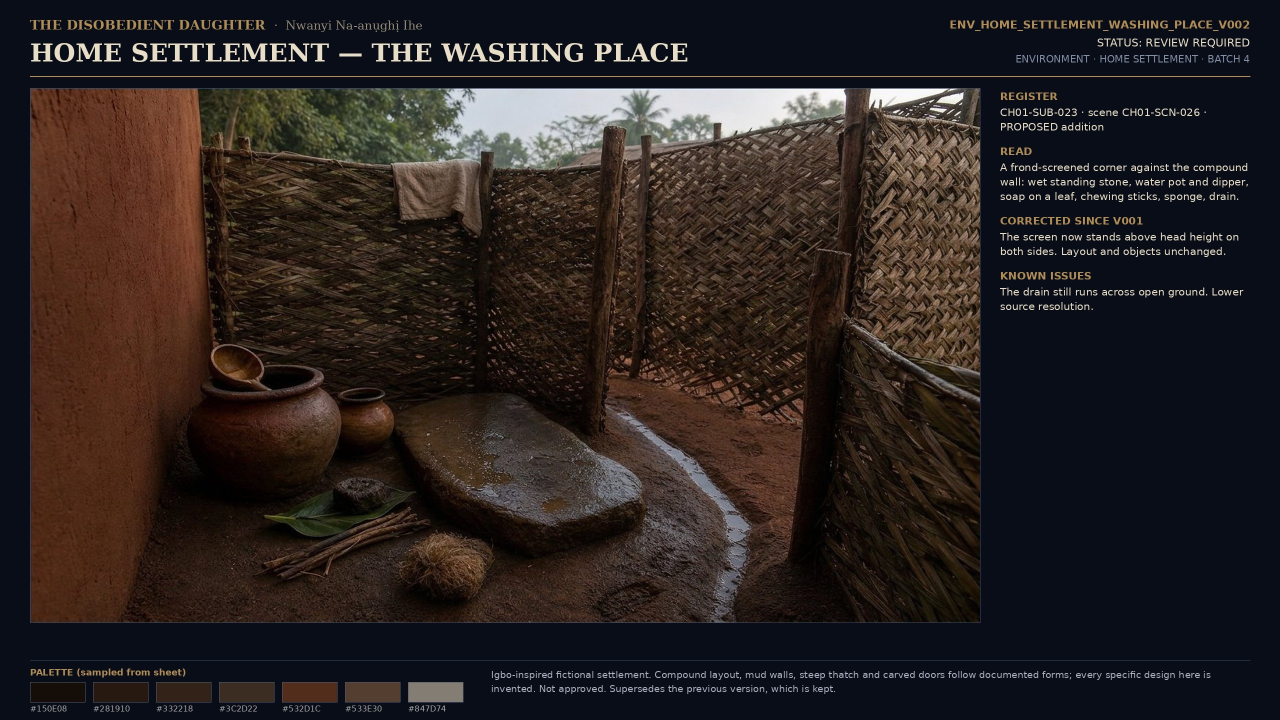
#> input picture STAGING_B1_2026-11-17/masters/ENV_HOME_SETTLEMENT_WASHING_PLACE_V002.jpg, 2560 x 1440 px, found by its file name (shown at 1/2 size)
$ python board_wash5.py
#> lines starting #> are read from the running program, lines starting #| are printed output that depends on the picture
from PIL import Image, ImageDraw, ImageFont
F=lambda s: ImageFont.truetype('/usr/share/fonts/truetype/dejavu/DejaVuSans.ttf', s)
FB=lambda s: ImageFont.truetype('/usr/share/fonts/truetype/dejavu/DejaVuSans-Bold.ttf', s)
BASE=(13,17,23); WH=(240,242,246); TAN=(200,170,110); GR=(170,180,192)
V2=Image.open('masters/ENV_HOME_SETTLEMENT_WASHING_PLACE_V002.jpg').convert('RGB')
#> V2 is the input picture: PIL image 2560x1440 RGB; mean R, G, B 42.7, 35.1, 33.6
V5=Image.open('final/CAND_VR-010_WASHING_PLACE_V005_2560x1440.png').convert('RGB')
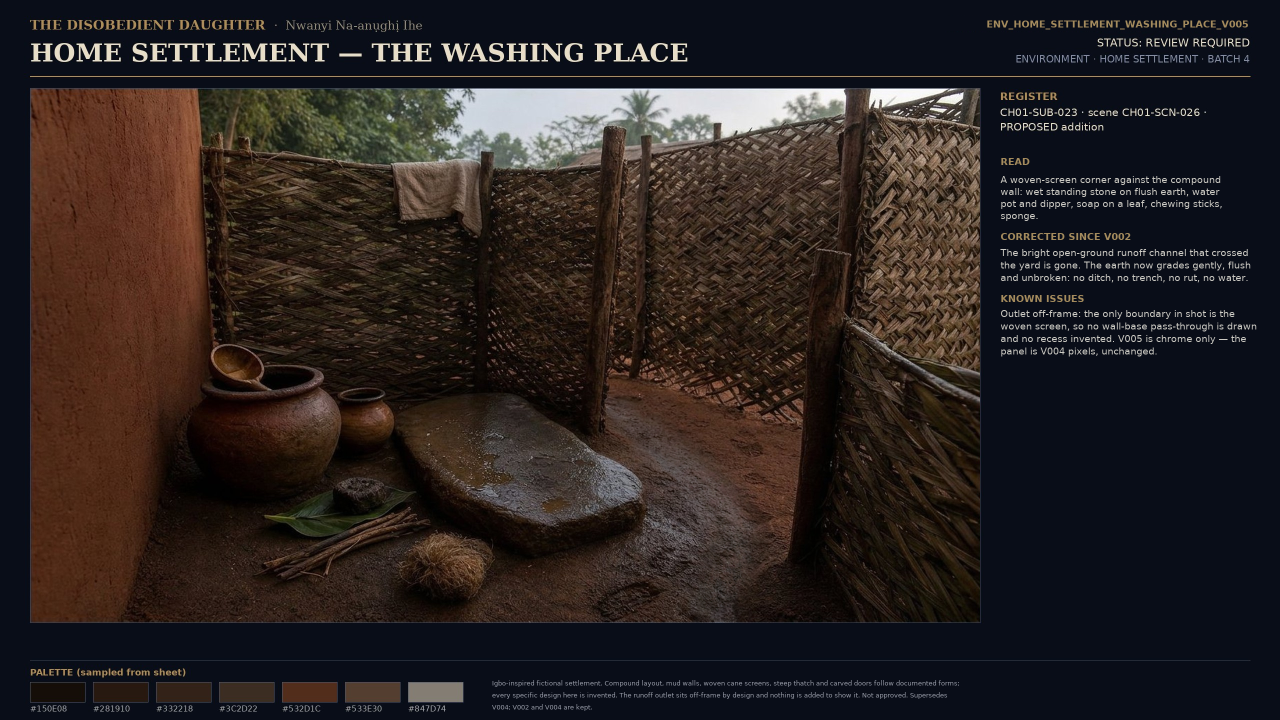
#> input picture STAGING_B1_2026-11-17/final/CAND_VR-010_WASHING_PLACE_V005_2560x1440.png, 2560 x 1440 px, found by its file name (shown at 1/2 size)
#> V5 is the input picture: PIL image 2560x1440 RGB; mean R, G, B 42.5, 34.9, 33.5
W=2200
c=Image.new('RGB',(W,1700),BASE); d=ImageDraw.Draw(c)
def wrap(txt,f,width):
    lines=[];cur=""
    for wd in txt.split():
        t=(cur+" "+wd).strip()
        if d.textlength(t,font=f)<=width: cur=t
        else: lines.append(cur); cur=wd
    lines.append(cur); return lines

d.text((22,14),"WASHING PLACE  \u00b7  HOME SETTLEMENT  \u00b7  V002 base  \u2192  V005 CANDIDATE",font=FB(21),fill=WH)
d.text((22,46),"Answers CD ruling on V004: chrome only. Artwork is V004 pixels, unchanged \u2014 no drain, no wall opening, no recess, no new architecture, camera unmoved.",font=F(15),fill=GR)

tw=1060; th=int(tw*1440/2560); y0=84
for i,(im,lab) in enumerate([(V2,"BASE V002 (source, untouched) \u2014 runoff channel present"),
                             (V5,"CANDIDATE V005 \u2014 flush grade, off-frame outlet")]):
    x=22+i*(tw+38); c.paste(im.resize((tw,th),Image.LANCZOS),(x,y0))
    d.rectangle([x-1,y0-1,x+tw,y0+th],outline=(92,100,116))
    d.text((x,y0+th+9),lab,font=FB(15),fill=WH)
#> this loop made 2 passes
#> x on passes 1 to 2: 22, 1120
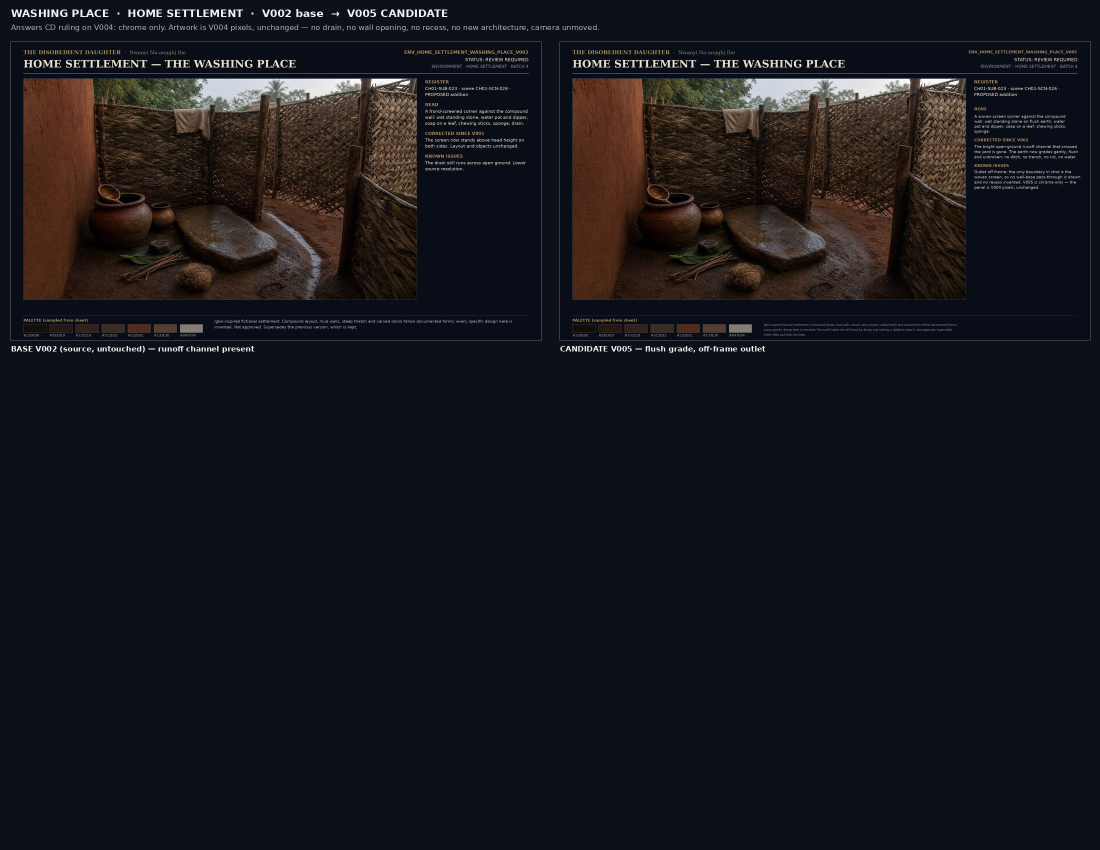
#> c: PIL image 2200x1700 RGB (shown at 1/2 size); mean R, G, B 23.8, 23.9, 27.4

P2=(60,152); y1=y0+th+44
crops=[(V2,"BASE V002 \u2014 runoff channel",(1150,560,1560,1030)),
       (V5,"V005 \u2014 same ground, flush",(1150,560,1560,1030)),
       (V5,"V005 \u2014 slab, pots, dipper, soap",(240,560,760,1030)),
       (V5,"V005 \u2014 woven screen, no wall opening",(1180,150,1720,560))]
x=22; hmax=0
for im,lab,(cx0,cy0,cx1,cy1) in crops:
    sub=im.crop((P2[0]+cx0,P2[1]+cy0,P2[0]+cx1,P2[1]+cy1))
    w2,h2=500,int(500*sub.size[1]/sub.size[0]); h2=min(h2,330)
    w2=int(h2*sub.size[0]/sub.size[1])
    c.paste(sub.resize((w2,h2),Image.LANCZOS),(x,y1+22))
    d.rectangle([x-1,y1+21,x+w2,y1+22+h2],outline=(80,90,105))
    d.text((x,y1+8),lab,font=FB(14),fill=TAN)
    x+=w2+22; hmax=max(hmax,h2)
#> this loop made 4 passes
#> (lab, cx0, cy0, cx1, cy1, x) on passes 1 to 4: ('BASE V002 — runoff channel', 1150, 560, 1560, 1030, 331), ('V005 — same ground, flush', 1150, 560, 1560, 1030, 640), ('V005 — slab, pots, dipper, soap', 240, 560, 760, 1030, 1027), ('V005 — woven screen, no wall opening', 1180, 150, 1720, 560, 1483)
#> pass 1, `sub=im.crop((P2[0]+cx0,P2[1]+cy0,P2[0]+cx1,P2[1]+cy1))`:
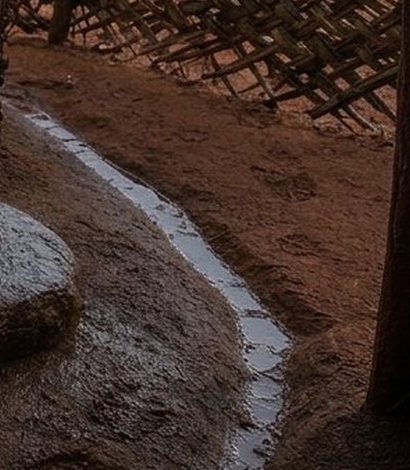
#> sub: PIL image 410x470 RGB; mean R, G, B 67.3, 49.8, 42.9
#> pass 3, `sub=im.crop((P2[0]+cx0,P2[1]+cy0,P2[0]+cx1,P2[1]+cy1))`:
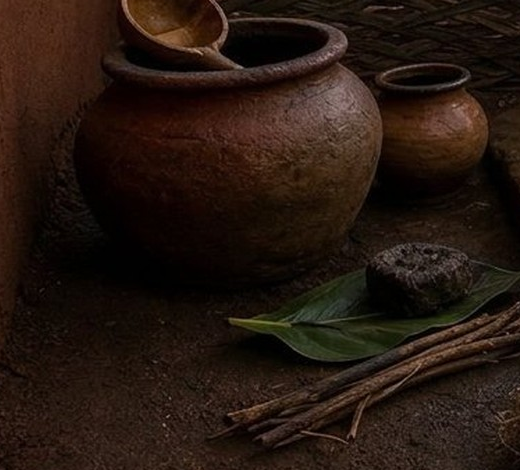
#> sub: PIL image 520x470 RGB; mean R, G, B 37.6, 23.9, 16
#> after the loop:
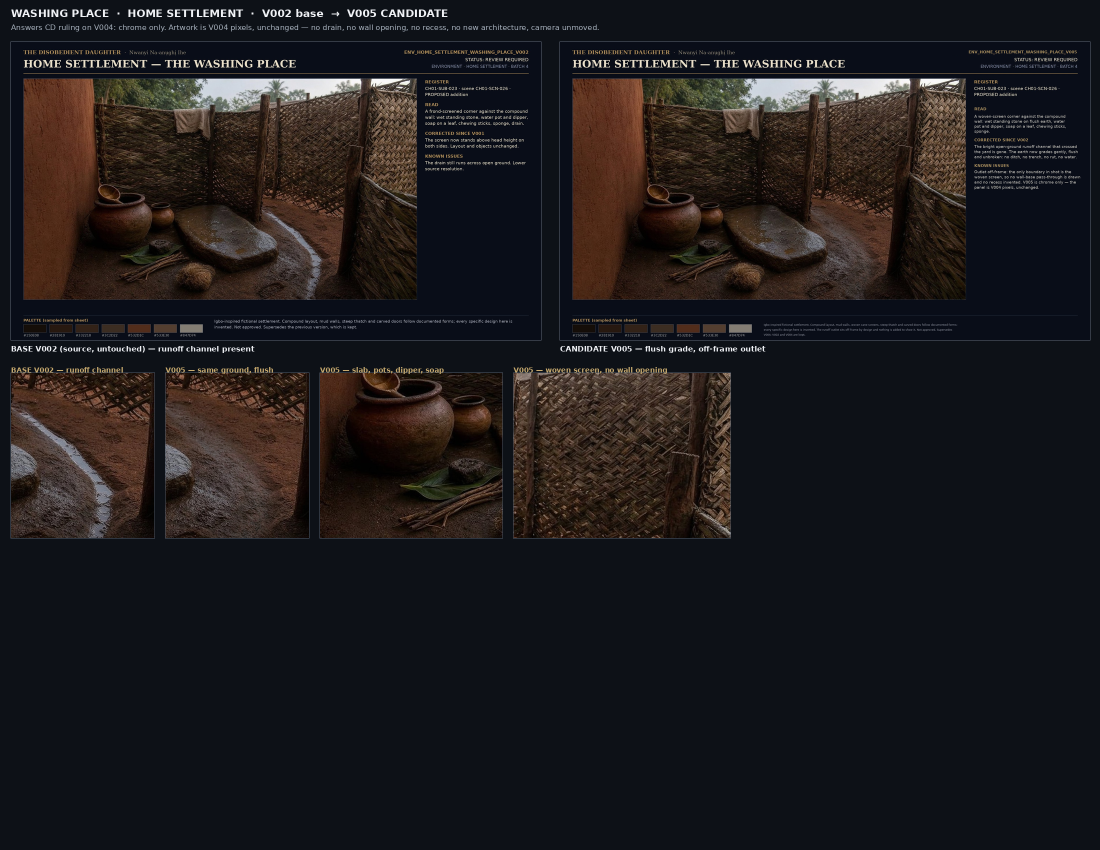
#> c: PIL image 2200x1700 RGB (shown at 1/2 size); mean R, G, B 29.3, 26.9, 28.6
#> after the loop:
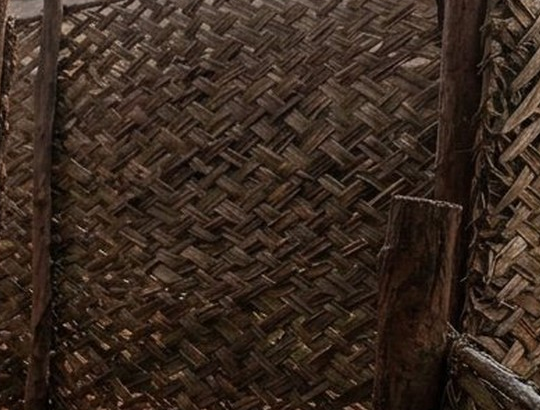
#> sub: PIL image 540x410 RGB; mean R, G, B 56.9, 41.7, 31.6
#> after the loop, x = 1483

lines=[
 "DEFECT 1 \u2014 orphaned V002 footer fragment. Removed. The footer band is repainted edge to edge (x 940\u20132556) before the new text is set, so no V002 tail survives at the right margin.",
 "DEFECT 2 \u2014 unsupported citation. Removed. The footer no longer invokes Basden or any external source; it states only that the settlement forms follow documented types and that every specific design here is invented.",
 "DEFECT 3 \u2014 READ and footer descriptions. Corrected to the image: a woven-screen corner (not frond), the wet standing stone on flush earth, the four props actually in shot, and no 'drain' \u2014 because no drain is visible.",
 "DEFECT 4 \u2014 board banner. 'ANCESTRAL REALM' \u2192 'HOME SETTLEMENT', matching ENV_HOME_SETTLEMENT_WASHING_PLACE_V005.",
 "DEFECT 5 \u2014 clipped captions. Every caption is measured and drawn inside the canvas: panel captions sit in their own band, crop captions above their frames, and the defect list wraps to the canvas width.",
 "UNCHANGED \u2014 the artwork is V004 pixels, byte for byte. No runoff, no ditch, no wall-base opening, no recess, no new architecture, no camera move. V002, the rejected V003 and V004 are all preserved.",
 "STATUS \u2014 CANDIDATE ONLY. Not approved, not canon. Returned for fresh Our Eyes inspection."]
yy=y1+22+hmax+34
#> yy = 1110
for t in lines:
    for sub in wrap(t,F(13.5 if False else 14),W-44):
        d.text((22,yy),sub,font=F(14),fill=GR); yy+=20
    yy+=6
#> this loop made 7 passes
#> yy on passes 1 to 7: 1136, 1162, 1188, 1214, 1240, 1266, 1292
#> after the loop, yy = 1292
c=c.crop((0,0,W,yy+10))
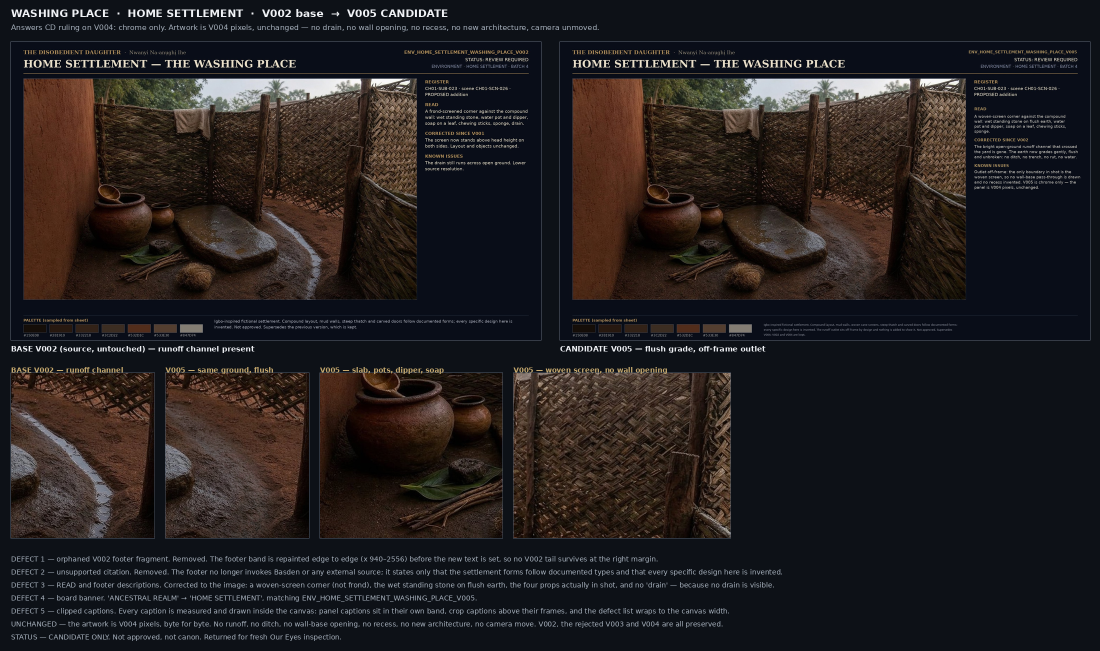
#> c: PIL image 2200x1302 RGB (shown at 1/2 size); mean R, G, B 35.5, 31.3, 31.7
c.save('submit/B2_COMPARE_VR-010_WASHING_PLACE_V002_vs_V005.jpg',quality=93)
print(c.size)
#| (2200, 1302)
